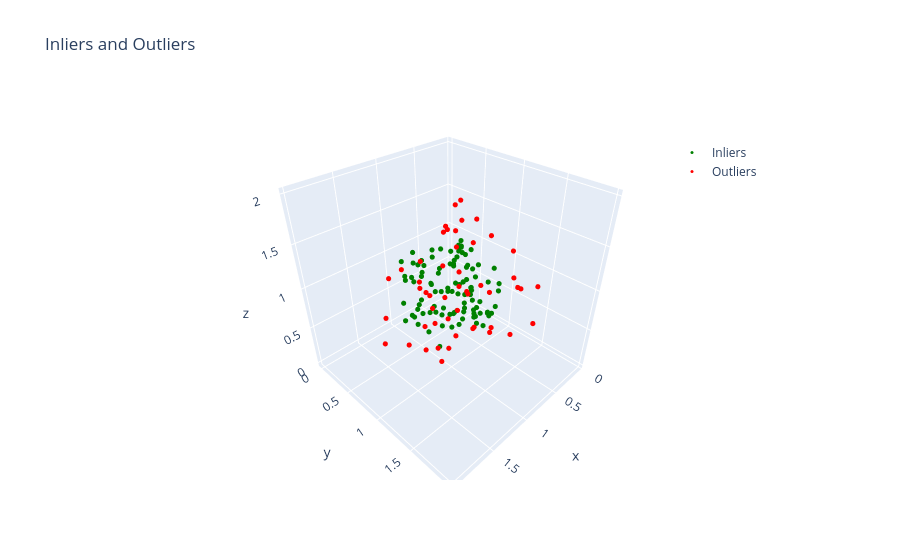

Notebook code cell kept with this figure:
### Markdown cell above
# RANSAC
Find inlier and outlier in synthetic data

### Code cell
import numpy as np
import plotly.graph_objects as go

# Example inlier and outlier arrays: (N, 3)
inlier_points = np.random.rand(100, 3)
outlier_points = np.random.rand(50, 3) + 1.0  # shifted for clarity

# Create figure
fig = go.Figure()

# Inliers
fig.add_trace(go.Scatter3d(
    x=inlier_points[:, 0],
    y=inlier_points[:, 1],
    z=inlier_points[:, 2],
    mode='markers',
    marker=dict(size=3, color='green'),
    name='Inliers'
))

# Outliers
fig.add_trace(go.Scatter3d(
    x=outlier_points[:, 0],
    y=outlier_points[:, 1],
    z=outlier_points[:, 2],
    mode='markers',
    marker=dict(size=3, color='red'),
    name='Outliers'
))

# Layout
fig.update_layout(
    scene=dict(aspectmode='data'),
    title='Inliers and Outliers',
    legend=dict(x=0.8, y=0.9)
)

fig.show()
